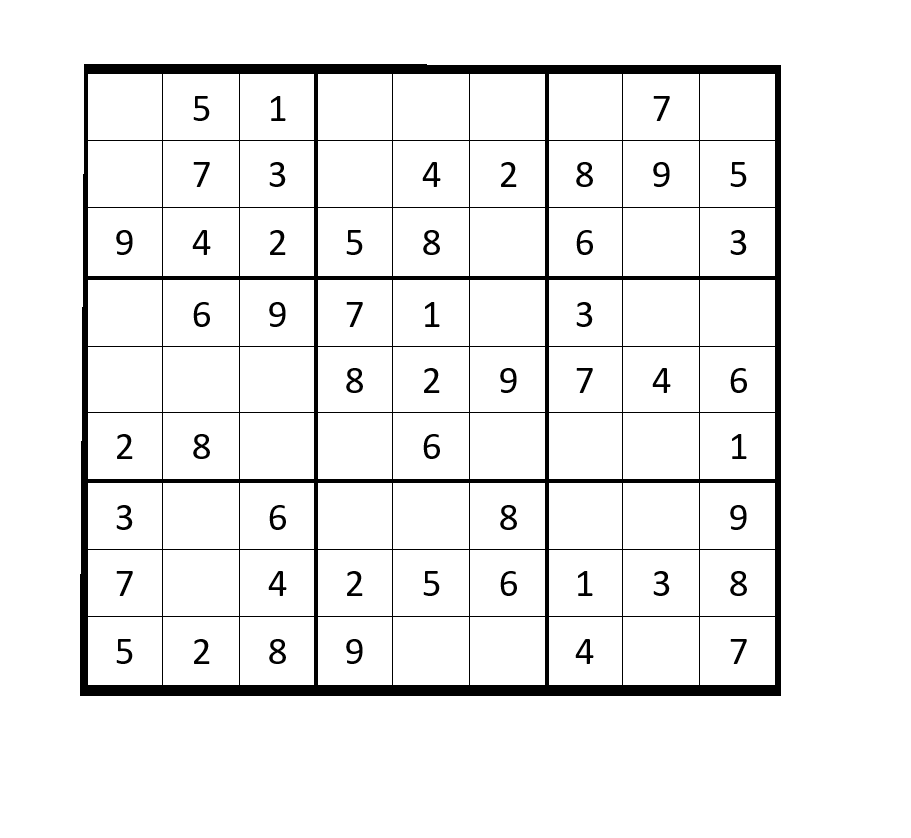
%> input picture dataset/super_easy_1.png, 911 x 838 px
$ octave flow.m   (GNU Octave 9; MATLAB toolbox functions it lacks are replaced by stand-ins)
%> lines starting %> are read from the running program, lines starting %| are printed output that depends on the picture
### game_detect/find_closest_corners.m
function closest_corners = find_closest_corners(image)
    % FIND_CLOSEST_CORNERS finds the four corners of the Sudoku grid closest to
    % the corners of the input image.
    %
    %   closest_corners = FIND_CLOSEST_CORNERS(image) takes an input image and
    %   returns an array containing the positions of the four corners closest
    %   to the corners of the image.
    %
    %   Input:
    %   - image: Input image containing the Sudoku puzzle.
    %
    %   Output:
    %   - closest_corners: Array containing the positions of the four corners
    %     closest to the corners of the image.
    %
    %   Example:
    %   image_path = 'path/to/your/image.png'; % Provide the path to your image
    %   image = imread(image_path);
    %
    %   closest_corners = find_closest_corners(image);
    %   disp(closest_corners.Location); % Display the positions of the closest corners

    % Step 1: Preprocess the image
    gray_image = rgb2gray(image);

    % Step 2: Detect corners using the Harris corner detector
    corners = detectHarrisFeatures(gray_image);

    % Step 3: Find corners closest to image corners
    image_size = size(image);
    image_corners = [1, 1; 1, image_size(2); image_size(1), 1; image_size(1), image_size(2)];

    % Compute distances between each corner and image corners
    num_corners = size(corners.Location, 1);
    corner_distances = zeros(num_corners, 4);

    for j = 1:4
        corner_distances(:, j) = sqrt(sum((corners.Location - image_corners(j, :)).^2, 2));
    end

    % Find the closest corner to each image corner
    [~, closest_indices] = min(corner_distances, [], 1);

    % Select the closest corners
    closest_corners = corners(closest_indices);
end

### game_detect/crop_sudoku_grid.m
function sudoku_grid = crop_sudoku_grid(image, colturi)
    % CROP_SUDOKU_GRID crops the Sudoku grid from the input image using the
    % provided corner coordinates.
    %
    %   sudoku_grid = CROP_SUDOKU_GRID(image, corners) takes an input image
    %   and the corner coordinates of the Sudoku grid, performs perspective
    %   transformation, and returns a cropped image containing only the
    %   Sudoku grid.
    %
    %   Input:
    %   - image: Input image containing the Sudoku puzzle.
    %   - corners: Corner coordinates of the Sudoku grid obtained from
    %     find_closest_corners function.
    %
    %   Output:
    %   - sudoku_grid: Cropped image containing only the Sudoku grid.

    % calculeaza dimensiunea gridului
    x=colturi.Location(4,1)-colturi.Location(1,1);
    y=colturi.Location(4,2)-colturi.Location(1,2);

    initial= colturi.Location;
    final= [1 1 ; 1 y; x 1; x y];

    TF = fitgeotrans(initial, final,'projective');
    outview = imref2d(size(image));
    sudoku_grid = imwarp(image,TF,'fillvalues',0,'outputview',outview);

    x=int16(x);
    y=int16(y);
    sudoku_grid=imcrop(sudoku_grid,[1 1 x y]);
end

### game_detect/extract_sudoku_cells.m
function sudoku_grid = extract_sudoku_cells(image)
    % EXTRACT_SUDOKU_CELLS extracts each cell from the Sudoku grid for OCR.
    %
    %   sudoku_grid = EXTRACT_SUDOKU_CELLS(image, corners) takes an input
    %   image containing the Sudoku puzzle and the corners of the grid, and
    %   returns a 9x9 matrix representing each cell of the grid for OCR
    %   processing.
    %
    %   Input:
    %   - image: Input image containing the Sudoku puzzle.
    %   - corners: Array containing the positions of the four corners of the
    %     Sudoku grid.
    %
    %   Output:
    %   - sudoku_grid: 9x9 matrix representing each cell of the Sudoku grid
    %     for OCR processing.

    % Step 1: Preprocess the image
    image = rgb2gray(image);

    % Get image dimensions
    [rows, cols, ~] = size(image);

    % Determine size of subimages
    subRows = floor(rows / 9);
    subCols = floor(cols / 9);

    % Initialize cell array to store subimages
    subimages = cell(9, 9);

    % Loop to divide the image into subimages
    for i = 1:9
        for j = 1:9
            % Calculate the starting and ending row and column indices for the subimage
            startRow = (i - 1) * subRows + 1;
            endRow = min(i * subRows, rows);
            startCol = (j - 1) * subCols + 1;
            endCol = min(j * subCols, cols);

            % Extract the subimage
            subimages{i, j} = image(startRow:endRow, startCol:endCol, :);
        end
    end

    sudoku_grid= subimages;
end

### game_detect/flow.m
tic;

% Get the current directory
current_directory = pwd;

% Find the last occurrence of '\' in the current directory
last_backslash_index = find(current_directory == '\', 1, 'last');

% Extract the substring up to the last '\' character
parent_directory = current_directory(1:last_backslash_index);
image_path = strcat(parent_directory, 'dataset\super_easy_1.png');

% Step 1: Read the image containing the Sudoku puzzle
image = imread(image_path);
%> image is the input picture: size 838x911x3 uint8; min 0, max 255, mean 239.1

colturi=find_closest_corners(image);
%> in find_closest_corners, `corners = detectHarrisFeatures(gray_image);`: corners = 568 points; strongest (x, y): (206, 255), (282, 596), (436, 187), (589, 664), (666, 393)
%> in find_closest_corners, `num_corners = size(corners.Location, 1);`: num_corners = 568
%> after the loop in find_closest_corners, `for j = 1:4`: corner_distances = 568 rows, first 8: [578.6 346.4 949.4 828.6; 699.6 229.4 1027.7 786.9; 447.4 476.9 874.7 890.2; 316.8 609.5 814.7 966.9; 191.9 741.7 773.6 1054.4; 105.6 850.2 755.7 1132.6; 115 840.6 752.6 1122.5; 165.4 775 762 1074.2]
%> in find_closest_corners, `[~, closest_indices] = min(corner_distances, [], 1);`: closest_indices = [6 2 567 568]
%> in find_closest_corners, `closest_corners = corners(closest_indices);`: closest_corners = 4 points; (x, y): (85, 65), (81, 696), (781, 66), (781, 696)
%> colturi has the same summary as closest_corners in find_closest_corners

doarS=crop_sudoku_grid(image, colturi);
%> in crop_sudoku_grid, `x=colturi.Location(4,1)-colturi.Location(1,1);`: x = 696
%> in crop_sudoku_grid, `y=colturi.Location(4,2)-colturi.Location(1,2);`: y = 631
%> in crop_sudoku_grid, `initial= colturi.Location;`: initial = [85 65; 81 696; 781 66; 781 696]
%> in crop_sudoku_grid, `final= [1 1 ; 1 y; x 1; x y];`: final = [1 1; 1 631; 696 1; 696 631]
%> in crop_sudoku_grid, `TF = fitgeotrans(initial, final,'projective');`: TF = transform with T = [0.997 -0.00145 -2.29e-06; 0.00633 1 9.1e-06; -84.19 -64.17 1]
%> in crop_sudoku_grid, `sudoku_grid = imwarp(image,TF,'fillvalues',0,'outputview',outview);`:
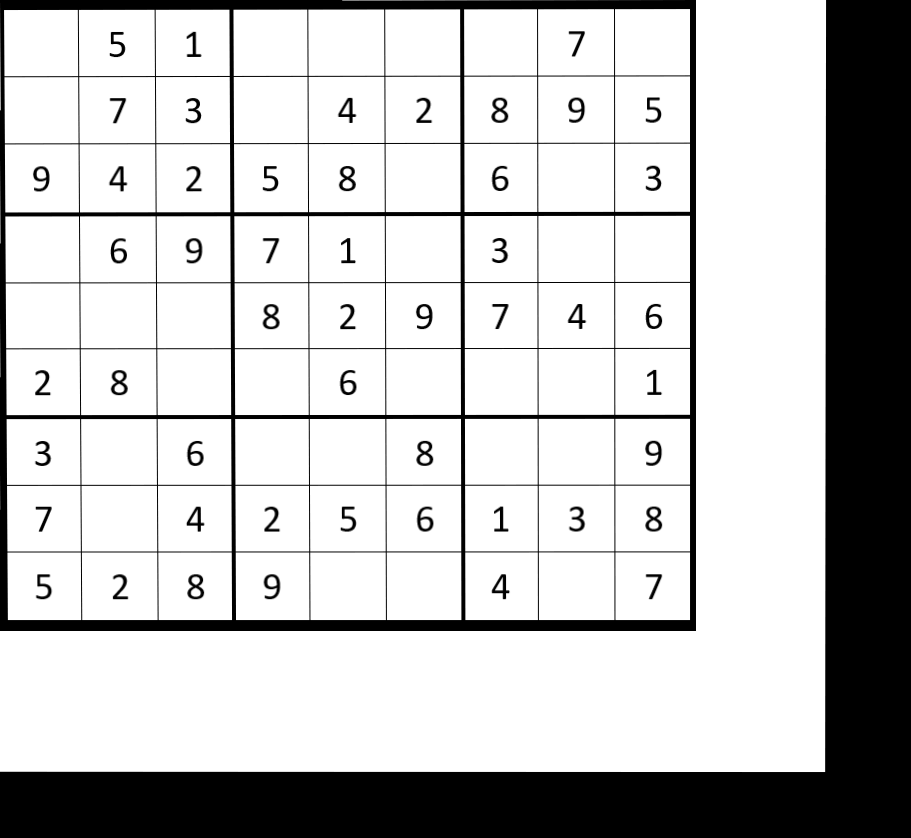
%> sudoku_grid: size 838x911x3 uint8; min 0, max 255, mean 197.1
%> in crop_sudoku_grid, `sudoku_grid=imcrop(sudoku_grid,[1 1 x y]);`:
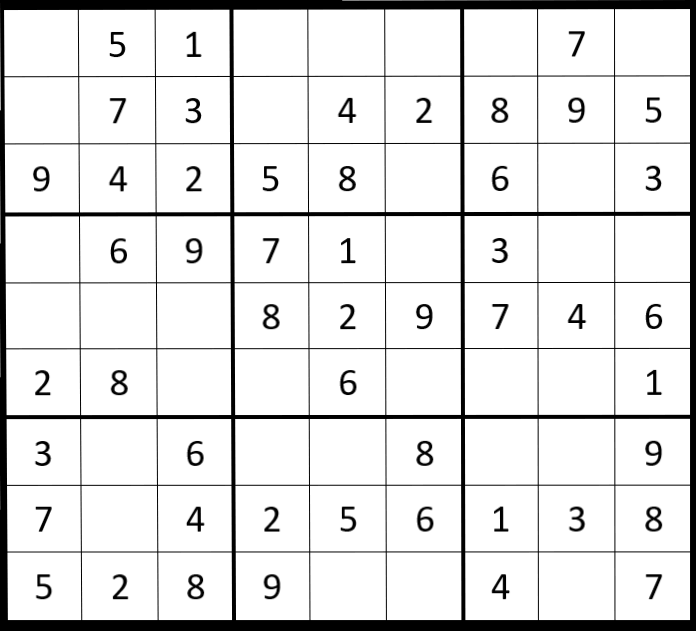
%> sudoku_grid: size 632x697x3 uint8; min 0, max 255, mean 227.7

inputOCR=extract_sudoku_cells(doarS);
%> after the loop in extract_sudoku_cells, `for i = 1:9`: subimages = 81 items
%> inputOCR = 81 items

% Stop the timer and display elapsed time
elapsedTime = toc;
fprintf('Execution time: %.2f seconds\n', elapsedTime);

% Provide the folder path where you want to save the subimages
folderPath = strcat(parent_directory, 'input_OCR');

% Delete all files inside the folder
files = dir(fullfile(folderPath, '*'));
for i = 1:length(files)
    if ~files(i).isdir
        delete(fullfile(folderPath, files(i).name));
    end
end

% Iterate over subimages and save them
for i = 1:9
    for j = 1:9
        % Generate filename
        filename = sprintf('subimage_%d_%d.png', i, j);

        % Construct full file path
        fullFilePath = fullfile(folderPath, filename);

        % Save subimage
        imwrite(inputOCR{i, j}, fullFilePath);
    end
end
%> this loop made 9 passes
%> pass 1, `for j = 1:9  filename = sprintf('subimage_%d_%d.png', i, j);   fullFil..`:
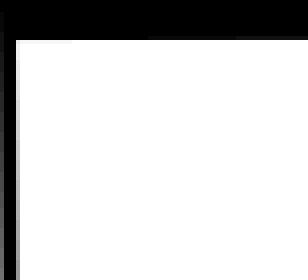
%> saved as subimage_1_1.png: size 70x77 uint8 (shown 4 times larger); min 0, max 255, mean 207.3
%> pass 1, `for j = 1:9  filename = sprintf('subimage_%d_%d.png', i, j);   fullFil..`:
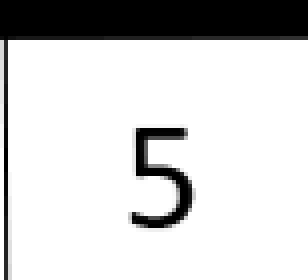
%> saved as subimage_1_2.png: size 70x77 uint8 (shown 4 times larger); min 0, max 255, mean 209.1
%> pass 1, `for j = 1:9  filename = sprintf('subimage_%d_%d.png', i, j);   fullFil..`:
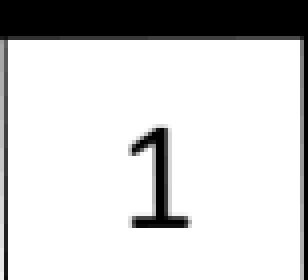
%> saved as subimage_1_3.png: size 70x77 uint8 (shown 4 times larger); min 0, max 255, mean 206.5
%> pass 1, `for j = 1:9  filename = sprintf('subimage_%d_%d.png', i, j);   fullFil..`:
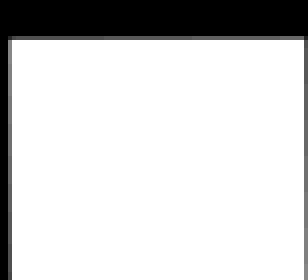
%> saved as subimage_1_4.png: size 70x77 uint8 (shown 4 times larger); min 0, max 255, mean 210.8

$ run again, with dataset/easy_1.png copied over dataset/super_easy_1.png
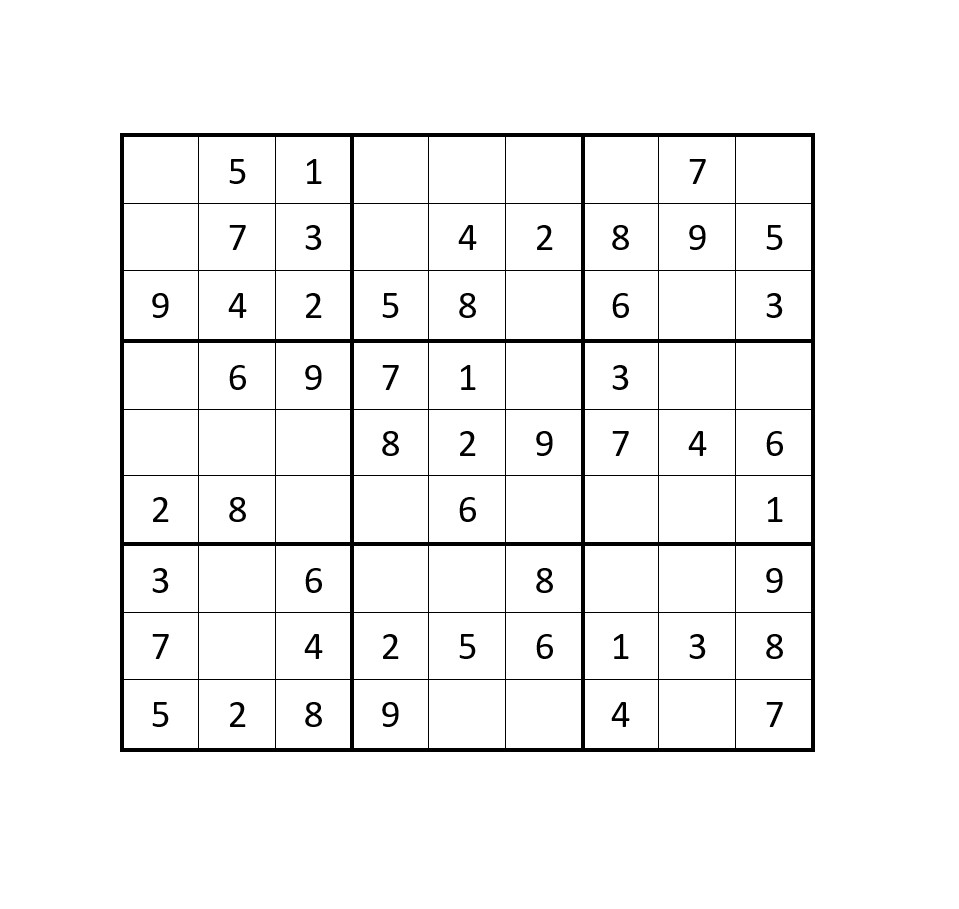
%> input picture dataset/easy_1.png, 959 x 909 px
%> image is the input picture: size 909x959x3 uint8; min 0, max 255, mean 244.3
%> corners = 563 points; strongest (x, y): (242, 318), (318, 659), (472, 250), (625, 727), (702, 456)
%> num_corners = 563
%> after the loop in find_closest_corners, `for j = 1:4`: corner_distances = 563 rows, first 8: [179.1 833.7 799.1 1140.9; 760.5 239.3 1088.6 814.7; 184.8 830.3 795.9 1135.2; 237.9 765.1 809.9 1088.4; 297.1 699.1 829.2 1043.1; 360 632.3 853.8 999.5; 364.7 627.4 855.7 996.4; 427.4 562.8 884.3 957.1]
%> closest_indices = [1 2 562 563]
%> closest_corners = 4 points; (x, y): (121, 134), (121, 752), (815, 134), (815, 752)
%> colturi has the same summary as closest_corners in find_closest_corners
%> x = 694
%> y = 618
%> initial = [121 134; 121 752; 815 134; 815 752]
%> final = [1 1; 1 618; 694 1; 694 618]
%> TF = transform with T = [0.999 0 0; 0 0.998 0; -119.8 -132.8 1]
%> in crop_sudoku_grid, `sudoku_grid=imcrop(sudoku_grid,[1 1 x y]);`:
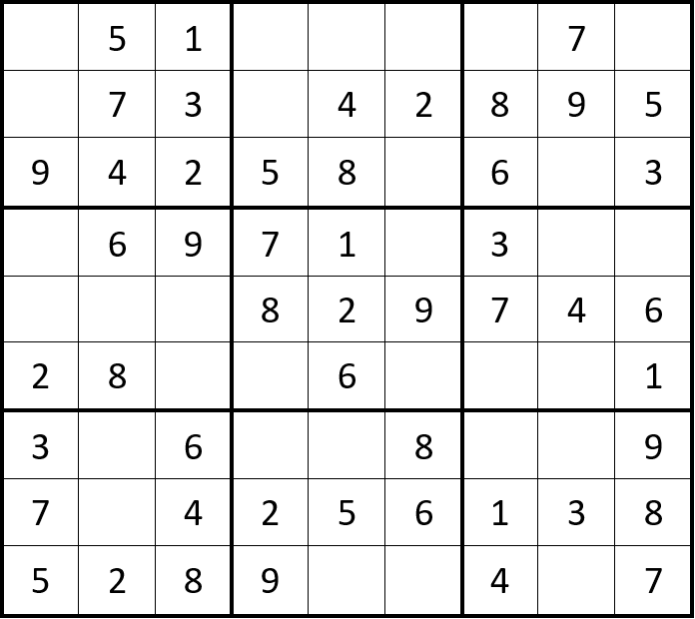
%> sudoku_grid: size 619x695x3 uint8; min 0, max 255, mean 233.5
%> image: size 619x695 uint8
%> after the loop in extract_sudoku_cells, `for i = 1:9`: subimages = 81 items
%> the loop `for i = 1:9` made 9 passes
%> pass 1, `for j = 1:9  filename = sprintf('subimage_%d_%d.png', i, j);   fullFil..`:
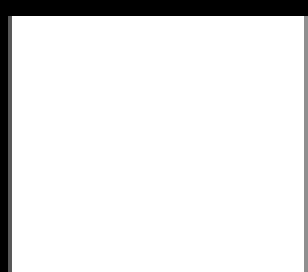
%> saved as subimage_1_4.png: size 68x77 uint8 (shown 4 times larger); min 0, max 255, mean 230.4

$ run again, with dataset/easy_2.png copied over dataset/super_easy_1.png
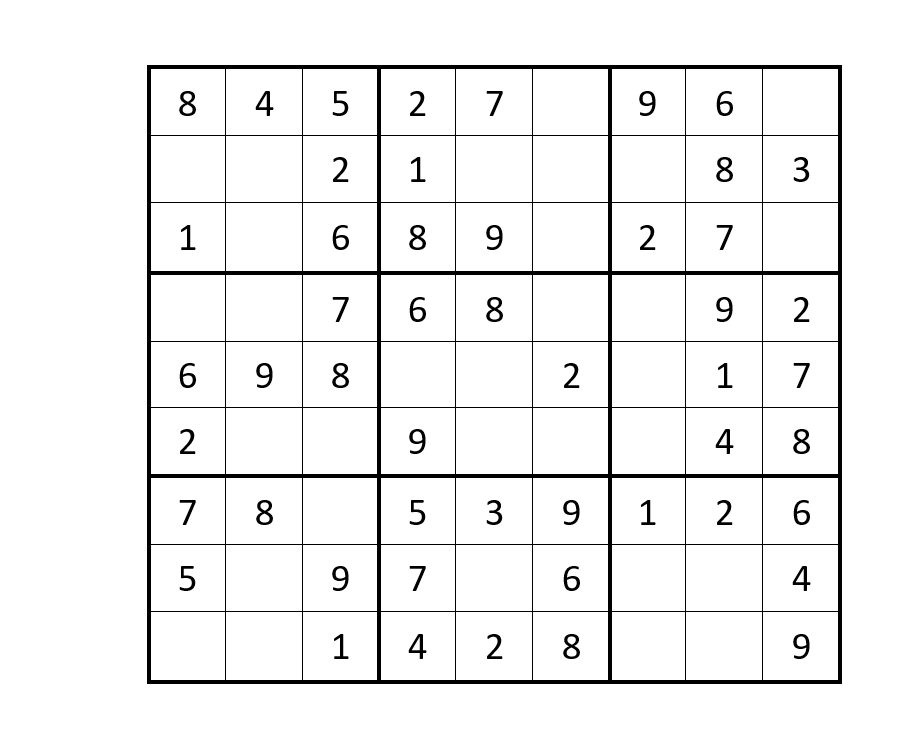
%> input picture dataset/easy_2.png, 909 x 751 px
%> image is the input picture: size 751x909x3 uint8; min 0, max 255, mean 241.4
%> corners = 563 points; strongest (x, y): (269, 116), (422, 659), (729, 454), (806, 591), (272, 109)
%> num_corners = 563
%> after the loop in find_closest_corners, `for j = 1:4`: corner_distances = 563 rows, first 8: [160.7 855.7 606.5 1036.5; 698.6 268.8 911.1 643.6; 166 852.5 603 1030.9; 202.5 787.6 614 977.9; 252.2 722 632.1 925.9; 309.4 655.6 657 875.1; 313.7 650.8 659.1 871.5; 372.9 586.8 689.3 824.8]
%> closest_indices = [1 2 479 490]
%> closest_corners = 4 points; (x, y): (763, 70), (763, 680), (148, 66), (148, 684)
%> colturi has the same summary as closest_corners in find_closest_corners
%> x = 615
%> y = 614
%> initial = [148 66; 148 684; 763 70; 763 680]
%> final = [1 1; 1 614; 615 1; 615 614]
%> TF = transform with T = [0.982 -0.00645 -2.1e-05; 5.59e-17 0.989 -7.57e-20; -144.4 -63.31 1]
%> in crop_sudoku_grid, `sudoku_grid=imcrop(sudoku_grid,[1 1 x y]);`:
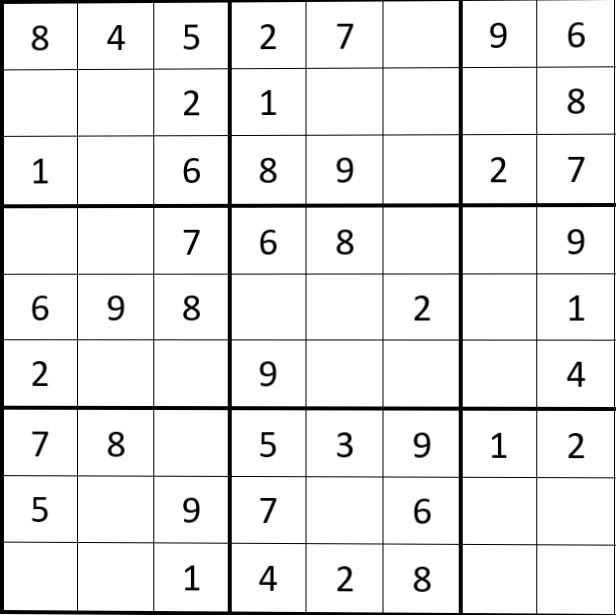
%> sudoku_grid: size 615x616x3 uint8; min 0, max 255, mean 235.4
%> image: size 615x616 uint8
%> after the loop in extract_sudoku_cells, `for i = 1:9`: subimages = 81 items
%> the loop `for i = 1:9` made 9 passes
%> pass 1, `for j = 1:9  filename = sprintf('subimage_%d_%d.png', i, j);   fullFil..`:
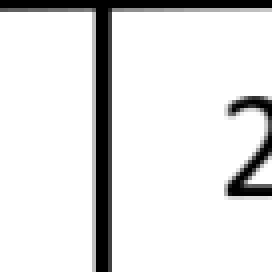
%> saved as subimage_1_4.png: size 68x68 uint8 (shown 4 times larger); min 0, max 255, mean 225.3

$ run again, with dataset/easy_3.png copied over dataset/super_easy_1.png
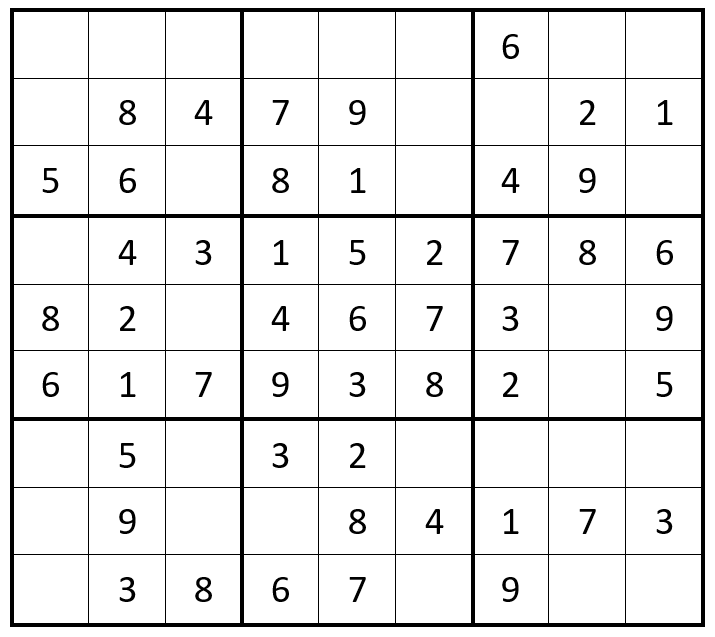
%> input picture dataset/easy_3.png, 715 x 637 px
%> image is the input picture: size 637x715x3 uint8; min 0, max 255, mean 234.6
%> corners = 563 points; strongest (x, y): (132, 265), (208, 125), (285, 331), (439, 534), (515, 193)
%> num_corners = 563
%> after the loop in find_closest_corners, `for j = 1:4`: corner_distances = 563 rows, first 8: [12.81 706.1 626.1 943.6; 626.1 88.57 885.3 632.2; 18.44 702.1 622.1 937.9; 79.25 636.2 626.9 889.6; 145.7 569.2 638.7 843; 213.5 501.2 657.5 798.7; 218.4 496.2 659.1 795.6; 284.3 430.2 683.8 756.2]
%> closest_indices = [1 2 494 505]
%> closest_corners = 4 points; (x, y): (626, 13), (626, 623), (11, 9), (11, 627)
%> colturi has the same summary as closest_corners in find_closest_corners
%> x = 615
%> y = 614
%> initial = [11 9; 11 627; 626 13; 626 623]
%> final = [1 1; 1 614; 615 1; 615 614]
%> TF = transform with T = [0.985 -0.00647 -2.1e-05; 4.59e-20 0.992 -4.67e-21; -9.84 -7.85 1]
%> in crop_sudoku_grid, `sudoku_grid=imcrop(sudoku_grid,[1 1 x y]);`:
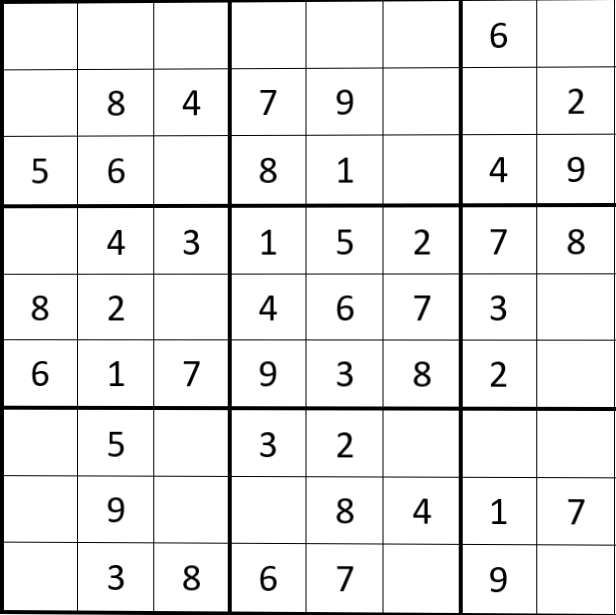
%> sudoku_grid: size 615x616x3 uint8; min 0, max 255, mean 235.2
%> image: size 615x616 uint8
%> after the loop in extract_sudoku_cells, `for i = 1:9`: subimages = 81 items
%> the loop `for i = 1:9` made 9 passes
%> pass 1, `for j = 1:9  filename = sprintf('subimage_%d_%d.png', i, j);   fullFil..`:
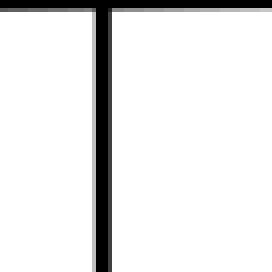
%> saved as subimage_1_4.png: size 68x68 uint8 (shown 4 times larger); min 0, max 255, mean 231.4
